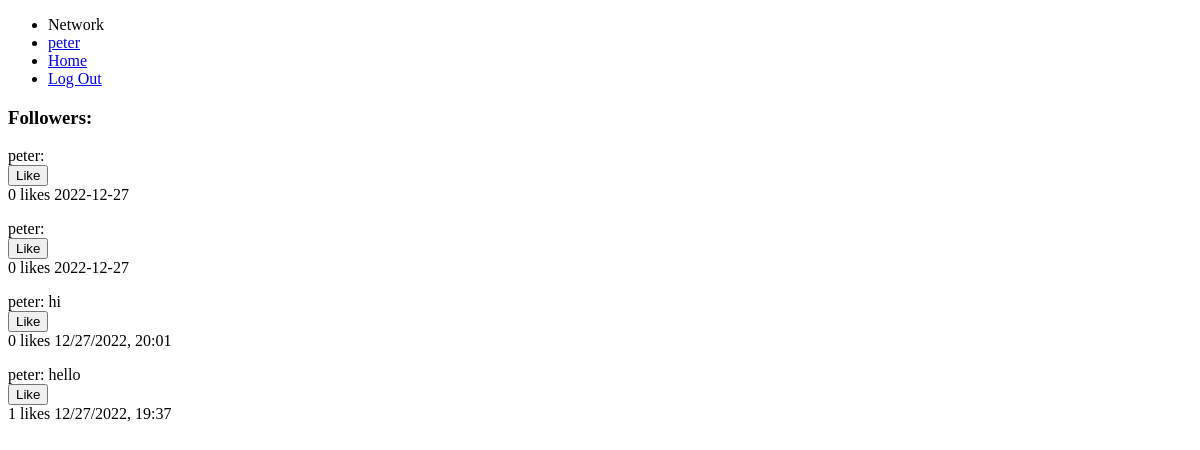
The page /profile (signed in) on the database as committed earlier.
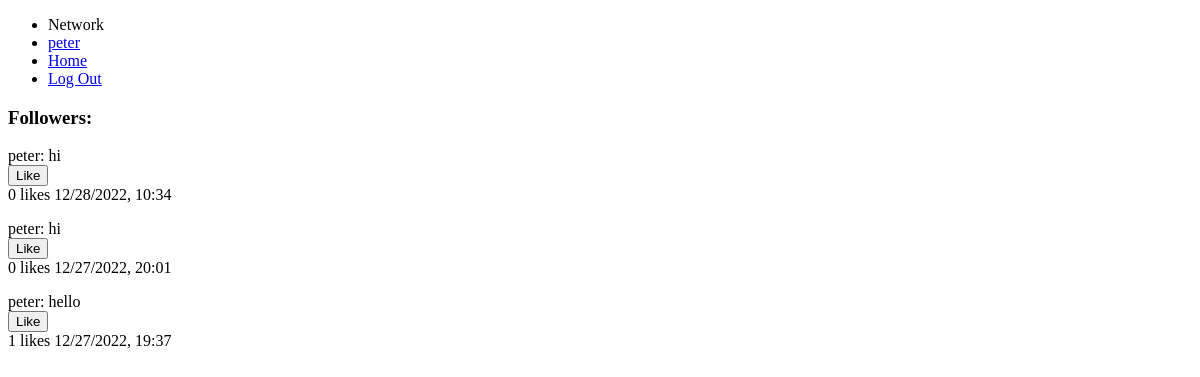
The same page on the database as committed later.
### tables this page shows
CREATE TABLE posts (
    id INTEGER PRIMARY KEY AUTOINCREMENT,
    user_id INTEGER NOT NULL,
    name TEXT NOT NULL,
    content TEXT NOT NULL,
    likes INTEGER DEFAULT 0 NOT NULL,
    datetime NUMERIC NOT NULL,
    FOREIGN KEY (user_id) REFERENCES users(id)
);

### app.py (the view)
@app.route("/profile", methods=["GET", "POST"])
@login_required
def profile():
    if request.method == "GET":
        user_id = session["user_id"]
    if request.method == "POST":
        user_id = request.form.get("user_id")
    user = executeDB("SELECT * FROM users WHERE id=?", [user_id])
    posts = get_posts(user_id)
    return render_template("profile.html", user=user[0], posts=posts)

### helpers.py (called while the page is built)
def executeDB(query, arg=None):
    conn = sql.connect('network.db')
    conn.row_factory = sql.Row # "dictionary cursor"
    cur = conn.cursor()
    if arg == None:
        cur.execute(query)
    else:
        cur.execute(query, arg)
    value = cur.fetchall()
    conn.commit()
    conn.close()
    return value

def get_posts(user_id=None):
    if user_id == None:
        posts = executeDB("SELECT * FROM posts ORDER BY datetime DESC")
    else:
        posts = executeDB("SELECT * FROM posts WHERE user_id = ? ORDER BY datetime DESC", [user_id])
    return posts

def login_required(f):
    @wraps(f)
    def decorated_function(*args, **kwargs):
        if session.get("user_id") is None:
            return redirect("/login")
        return f(*args, **kwargs)
    return decorated_function

### templates/profile.html (shortened to what this page needs)
{% extends "layout.html" %}
{% block body %}
    <h3>Followers: </h3>
    {% for post in posts %}
        <div>
            <div>{{ post["name"] + ": " + post["content"] }}</div>
            <form action"/like" method="post">
                <input name="like{{ post["id"] }}" type="submit" value="Like">
            </form>
            <p class="inline">{{ post["likes"] }} likes</p>
            <p class="inline">{{ post["datetime"] }}</p>
        </div>
    {% endfor %}
{% endblock %}

### templates/layout.html (shortened to what this page needs)
<!DOCTYPE html>
<html lang="en">
    <head>
        <link href="{{ url_for('static', filename='styles.css') }}" rel="stylesheet">
    </head>
    <body>
        <nav>
            <div>
                <div>
                    {% if session["user_id"] %}
                        <ul>
                            <li>Network</li>
                            <li><a href= "/profile">{{ session["username"] }}</a></li>
                            <li><a href="/">Home</a></li>
                            <li ><a href="/logout">Log Out</a></li>
                        </ul>
                    {% else %}
                        <ul>
                            <li><a href="/register">Register</a></li>
                            <li><a href="/login">Log In</a></li>
                        </ul>
                    {% endif %}
                </div>
            </div>
        </nav>
        {% block body %}{% endblock %}
    </body>
</html>

### static/styles.css (style rules this page uses)
.inline { margin-top: 0px; display: inline-block; }

Rows that differ between the two databases and show on the page:
removed posts: name+content "peter:", likes "0", datetime "2022-12-27"
removed posts: name+content "peter:", likes "0", datetime "2022-12-27"
added posts: name+content "peter: hi", likes "0", datetime "12/28/2022, 10:34"
